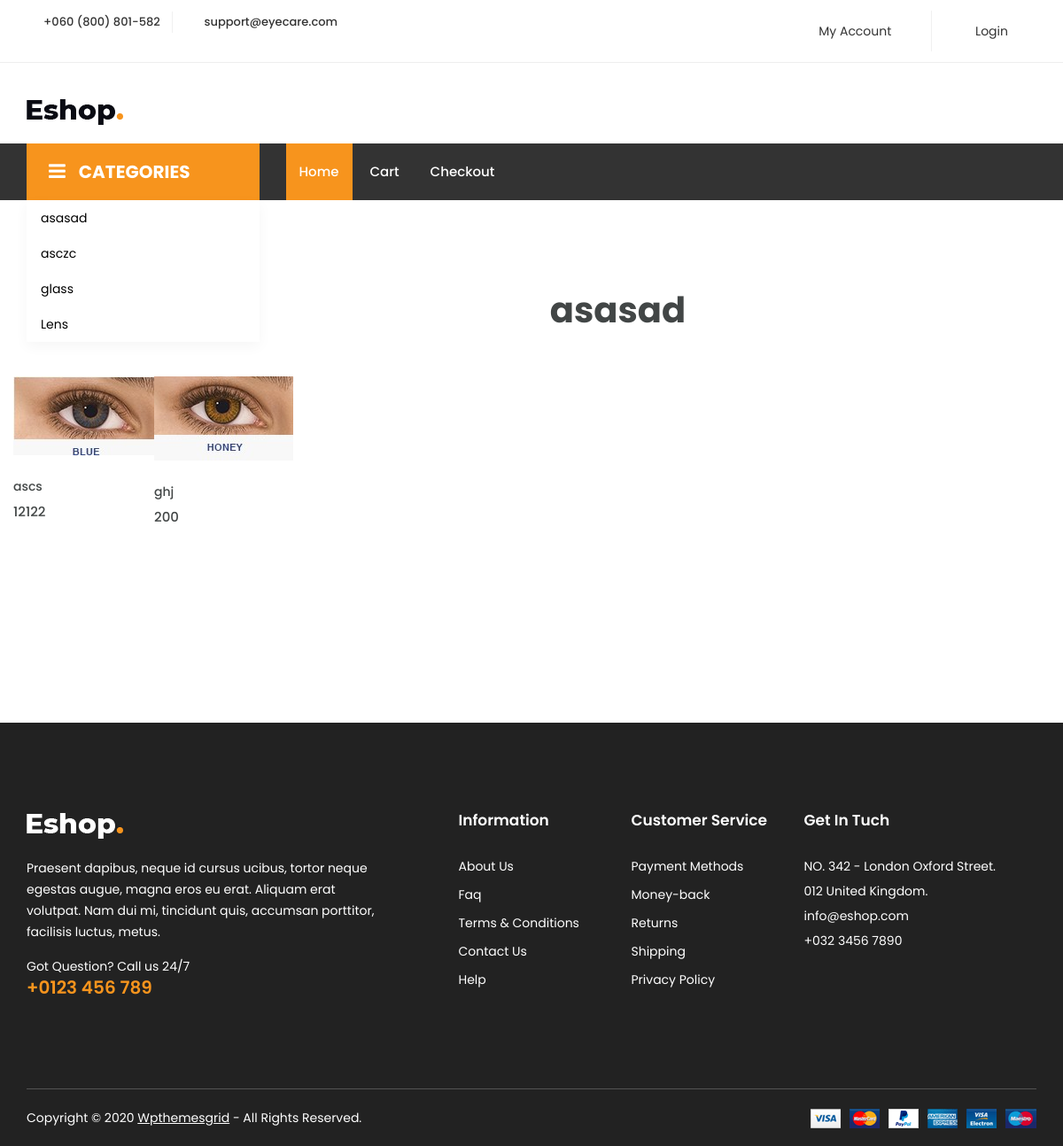
Screenshot of /front_end/show_category.php?edit_id=1 with the database file from the repository.
### tables this page shows
CREATE TABLE `category` (
  `cat_id` int(10) NOT NULL,
  `cat_name` varchar(100) NOT NULL
);

CREATE TABLE `product` (
  `pro_id` int(10) NOT NULL,
  `pro_name` varchar(100) NOT NULL,
  `pro_detail` varchar(100) NOT NULL,
  `pro_img` varchar(100) NOT NULL,
  `pro_price` varchar(100) NOT NULL,
  `cat_id` int(10) NOT NULL
);

### front_end/show_category.php (the view, shortened to what this page needs)
<?php
include "Database_Connection.php";
?>
<!DOCTYPE html>
<php lang="zxx">
<head>
	<link rel="stylesheet" href="../Styling/css/bootstrap.css">
    <link rel="stylesheet" href="../Styling/css/magnific-popup.min.css">
    <link rel="stylesheet" href="../Styling/css/font-awesome.css">
	<link rel="stylesheet" href="../Styling/css/jquery.fancybox.min.css">
    <link rel="stylesheet" href="../Styling/css/themify-icons.css">
    <link rel="stylesheet" href="../Styling/css/niceselect.css">
    <link rel="stylesheet" href="../Styling/css/animate.css">
    <link rel="stylesheet" href="../Styling/css/flex-slider.min.css">
    <link rel="stylesheet" href="../Styling/css/owl-carousel.css">
    <link rel="stylesheet" href="../Styling/css/slicknav.min.css">
	<link rel="stylesheet" href="../Styling/css/reset.css">
	<link rel="stylesheet" href="../Styling/style.css">
    <link rel="stylesheet" href="../Styling/css/responsive.css">
</head>
<body class="js">
<?php
include "nav.php";
?>
    <div class="product-area section">
            <div class="container">
									<div>
	  <?php
	  if(isset($_GET['edit_id']))
	  {
		  $editid = $_GET['edit_id'];
	  $query = "SELECT * FROM category where cat_id = '".$editid."'";
$result1 = $conn->query($query);
if ($result1->num_rows > 0) {
    while($pro = $result1->fetch_assoc()) {
      ?>
	  <div class="row">
		<div class="col-lg-6"></div>
		<div class="col-lg-2">
		<div style="text-align: center;"> <h1><?php echo $pro["cat_name"] ?></h1></div>
		</div>
		<div class="col-lg-6"></div>
	  </div>
	  <?php
	}
	}
}
	  ?>
	  </div>
	  <div class="tab-content" id="myTabContent">
								<div class="tab-pane fade show active" id="man" role="tabpanel">
									<div class="tab-single">
										<div class="row">
                                        <?php
if(isset($_GET['edit_id']))
{
    $editid = $_GET['edit_id'];
$sql = "SELECT * FROM product where cat_id = '".$editid."'";
$result = $conn->query($sql);
if ($result->num_rows > 0) {
    while($row = $result->fetch_assoc()) {
      ?>
											<div class="single-product">
                            <div class="product-img">
                                <a href="product-details.php">
                                    <img class="default-img" src="../Styling/images/<?php echo $row["pro_img"] ?>" alt="#">
                                </a>
								<div class="button-head">
									<div class="product-action">
									</div>
									<div class="product-action-2">
										<form method="get" action="singlecart.php">
                  <input type="hidden" name="id" value="<?php echo $row["pro_id"]?>" /><br>
                  <input type="hidden" name="pro_name" value="<?php echo $row["pro_name"]?>" /><br>
                            </form>
									</div>
								</div>
                            </div>
                            <div class="product-content">
                                <h3><a href="product-details.php"><?php echo $row["pro_name"] ?></a></h3>
                                <div class="product-price">
                                    <span><?php echo $row["pro_price"] ?></span>
                                </div>
                            </div>
                        </div>
                                            <?php
    }
}
}
            ?>
										</div>
									</div>
								</div>
							</div>
									</div>
								</div>
	<?php
	include "footer.php";
	?>
</body>
					</html>

### front_end/nav.php (shortened to what this page needs)
<?php
include "Database_Connection.php";
?>
<header class="header shop">
		<div class="topbar">
			<div class="container">
				<div class="row">
					<div class="col-lg-4 col-md-12 col-12">
						<div class="top-left">
							<ul class="list-main">
								<li><i class="ti-headphone-alt"></i> +060 (800) 801-582</li>
								<li><i class="ti-email"></i> support@eyecare.com</li>
							</ul>
						</div>
					</div>
					<div class="col-lg-8 col-md-12 col-12">
						<div class="right-content">
							<ul class="list-main">
                            <li>
                 <?php
				 if(!isset($_SESSION["un"]))
				 {
				  ?>
                 <a href="login.php"class="nav-item nav-link"><input type="submit" style="border: none; background-color: white;" name="check_out" value="My Account" class="nav-item nav-link"/></a>
                 <?php
				 }
				 ?>
							</li>
							<li>
                 <?php
				 if(!isset($_SESSION["un"]))
				 {
				  ?>
                 <a href="login.php"class="nav-item nav-link"><input type="submit" style="border: none; background-color: white;" name="check_out" value="Login" class="nav-item nav-link"/></a>
                 <?php
				 }
				 ?>
							</li>
							</ul>
						</div>
					</div>
				</div>
			</div>
		</div>
		<div class="middle-inner">
			<div class="container">
				<div class="row">
					<div class="col-lg-2 col-md-2 col-12">
						<div class="logo">
							<a href="index.php"><img src="../Styling/images/logo.png" alt="logo"></a>
						</div>
					</div>
				</div>
			</div>
		</div>
		<div class="header-inner">
			<div class="container">
				<div class="cat-nav-head">
					<div class="row">
						<div class="col-lg-3">
							<div class="all-category">
								<h3 class="cat-heading"><i class="fa fa-bars" aria-hidden="true"></i>CATEGORIES</h3>
								<ul class="main-category">
									<?php
                        $sql = mysqli_query($conn, "SELECT * From category");
                        while ($row = mysqli_fetch_array($sql)){
						?>
						<a href="show_category.php?edit_id=<?php echo $row["cat_id"] ?>" class="nav-item nav-link" style="color: black;"><?php echo $row["cat_name"] ?></a>
						<?php
                        }
                        ?>
								</ul>
							</div>
						</div>
						<div class="col-lg-9 col-12">
							<div class="menu-area">
								<nav class="navbar navbar-expand-lg">
									<div class="navbar-collapse">
										<div class="nav-inner">
											<ul class="nav main-menu menu navbar-nav">
													<li class="active"><a href="index.php">Home</a></li>
															<li><a href="cart.php">Cart</a></li>
															<li><a href="checkout.php">Checkout</a></li>
												</ul>
										</div>
									</div>
								</nav>
							</div>
						</div>
					</div>
				</div>
			</div>
		</div>
	</header>

### rows the page displays
category: cat_name "asasad"
category: cat_name "asczc"
category: cat_name "glass"
category: cat_name "Lens"
product: pro_img (picture), pro_name "ascs", pro_price "12122"
product: pro_img (picture), pro_name "ghj", pro_price "200"
